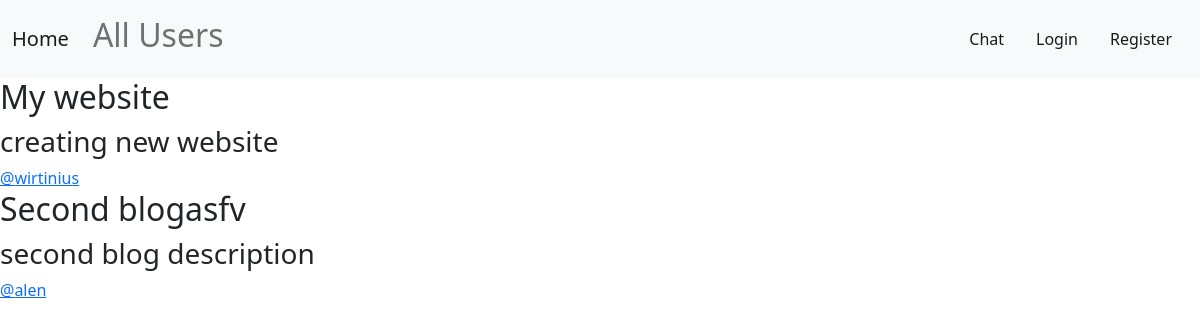
The app's page /, older data.
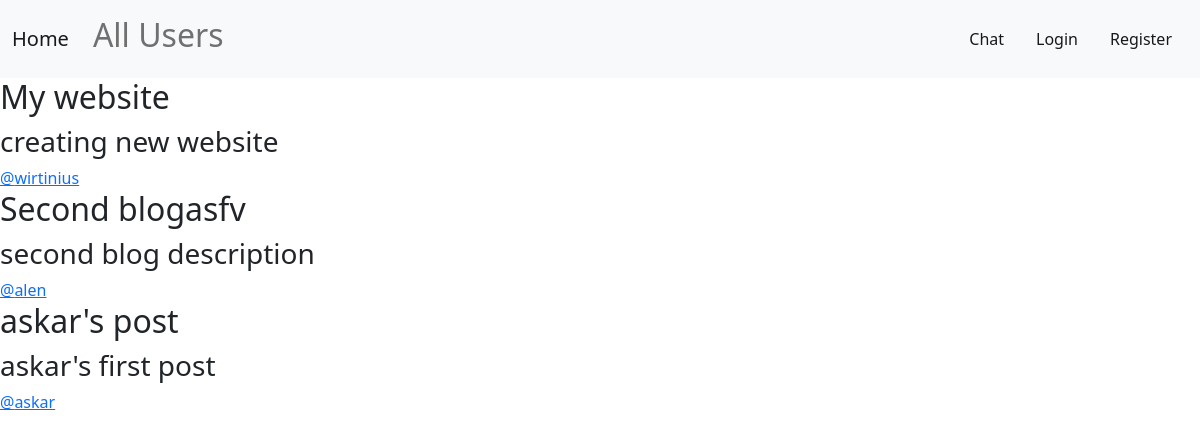
The same page, newer data.
### SocialMedia/models.py (models this page shows, shortened)
class Post(models.Model):
    user = models.ForeignKey(User, on_delete=models.CASCADE)
    post_name = models.CharField(max_length=30)
    post_description = models.TextField()

class User(AbstractUser):
    first_name = models.CharField(max_length=30)
    second_name = models.CharField(max_length=30)
    bio_info = models.TextField(null=True, blank=True)
    follower = models.ManyToManyField('self', symmetrical=False, related_name='user_follower', null=True)
    following = models.ManyToManyField('self', symmetrical=False, related_name='user_following', null=True)
    def __str__(self):
        return self.username

### SocialMedia/views.py (the view, shortened to what this page needs)
# urls.py: path("", home, name="home"),
def home(request):
    user = request.user
    posts = Post.objects.all()
    context = {
        'posts': posts,
    }
    return render(request, "SocialMedia/home.html", context=context)

### SocialMedia/templates/SocialMedia/home.html (shortened to what this page needs)
{% extends 'SocialMedia/base.html' %}
{% block content %}
{% if user.is_authenticated %}
    {% for following in followings %}
        {% for post in following.post_set.all %}
            <h2>{{post.post_name}}</h2>
            <h3>{{post.post_description}}</h3>
            <a href="{% url 'user-post' post.user.id %}">@{{post.user}}</a>
        {% endfor %}
    {% endfor %}
{% else %}
    {% for post in posts %}
            <h2>{{post.post_name}}</h2>
            <h3>{{post.post_description}}</h3>
            <a href="{% url 'user-post' post.user.id %}">@{{post.user}}</a>
        {% endfor %}
{% endif %}
{% endblock %}

Row changes from the older to the newer data that the page shows:
added Post: post_name "askar's post", post_description "askar's first post", user "askar"
